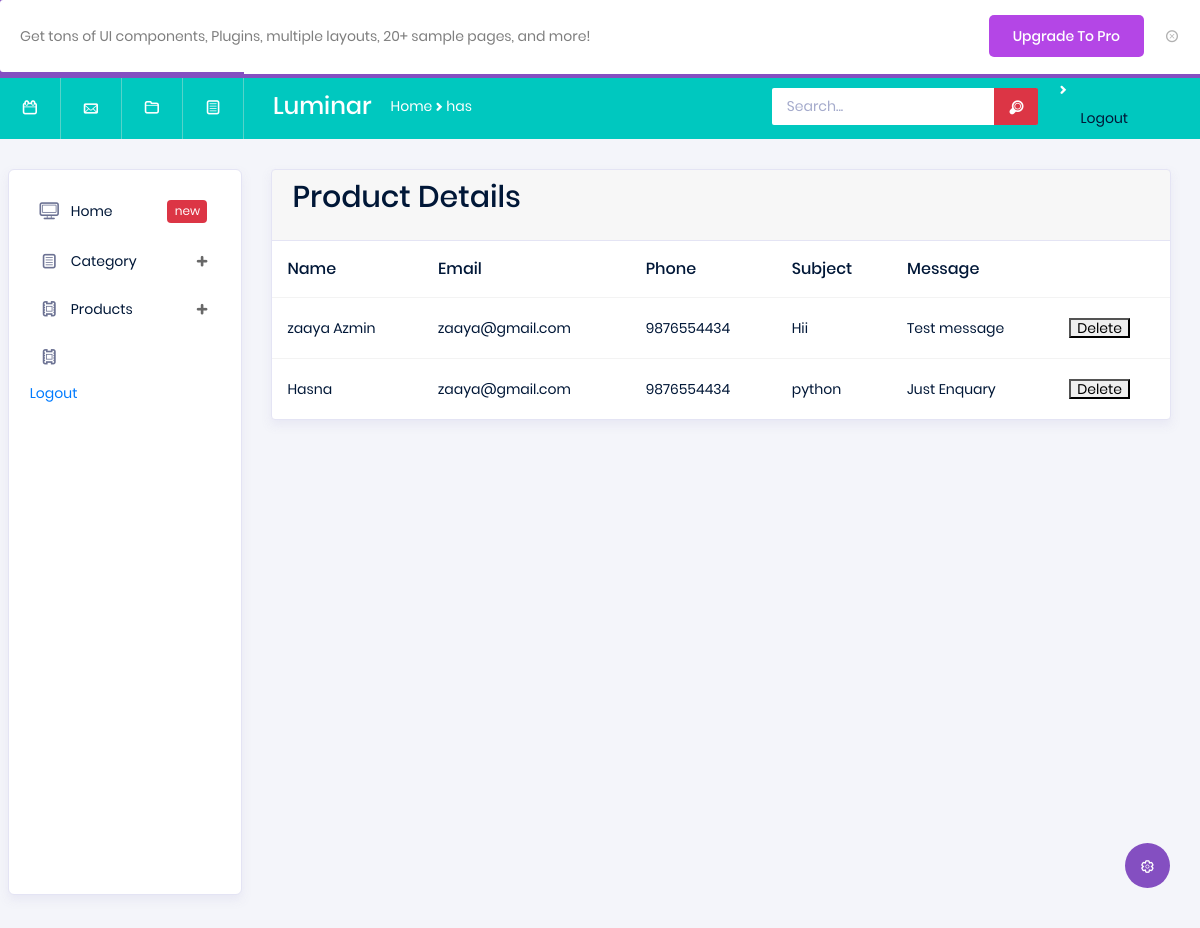
Screenshot of /disp_contact/ with the database file from the repository.
### myapp/models.py (models this page shows)
class ContactDb(models.Model):
    ConName=models.CharField(max_length=60,null=True,blank=True)
    ConEmail=models.EmailField(max_length=60,null=True,blank=True)
    ConPhone=models.IntegerField(null=True,blank=True)
    Subject=models.CharField(max_length=100,null=True,blank=True)
    Message=models.CharField(max_length=100,null=True,blank=True)

### myapp/views.py (the view)
# urls.py: path('disp_contact/',views.disp_contact,name="disp_contact"),
def disp_contact(req):
    contact=ContactDb.objects.all()
    return render(req,"DisplayContact.html",{'contact':contact})

### myapp/templates/DisplayContact.html (shortened to what this page needs)
<!DOCTYPE html>
{% extends 'index.html' %}
{% block content %}
<html lang="en">
<head>
</head>
<body>
<div class="card">
                                            <div class="card-header">
                                                <h3>Product Details</h3>
                                            </div>
                                            <div class="card-block table-border-style">
                                                <div class="table-responsive">
                                                    <table class="table table-inverse">
                                                        <thead>
                                                            <tr>
                                                                <th>Name</th>
                                                                <th>Email</th>
                                                                <th>Phone</th>
                                                                <th>Subject</th>
                                                                <th>Message</th>
                                                            </tr>
                                                        </thead>
                                                        <tbody>
                                                        {% for i in contact %}
                                                           <tr>
                                                               <td>{{i.ConName}}</td>
                                                               <td>{{i.ConEmail}}</td>
                                                               <td>{{i.ConPhone}}</td>
                                                               <td>{{i.Subject}}</td>
                                                               <td>{{i.Message}}</td>
                                                               <td>
                                                                   <form action="{% url 'delete_page' contactid=i.id %}">
                                                                       <button type="submit">Delete</button>
                                                                   </form>
                                                               </td>
                                                           </tr>
                                                        {% endfor %}
                                                        </tbody>
                                                    </table>
                                                </div>
                                            </div>
                                        </div>
</body>
</html>
{% endblock %}

### rows the page displays
ContactDb: ConName "zaaya Azmin", ConEmail "zaaya@gmail.com", ConPhone "9876554434", Subject "Hii", Message "Test message"
ContactDb: ConName "Hasna", ConEmail "zaaya@gmail.com", ConPhone "9876554434", Subject "python", Message "Just Enquary"
